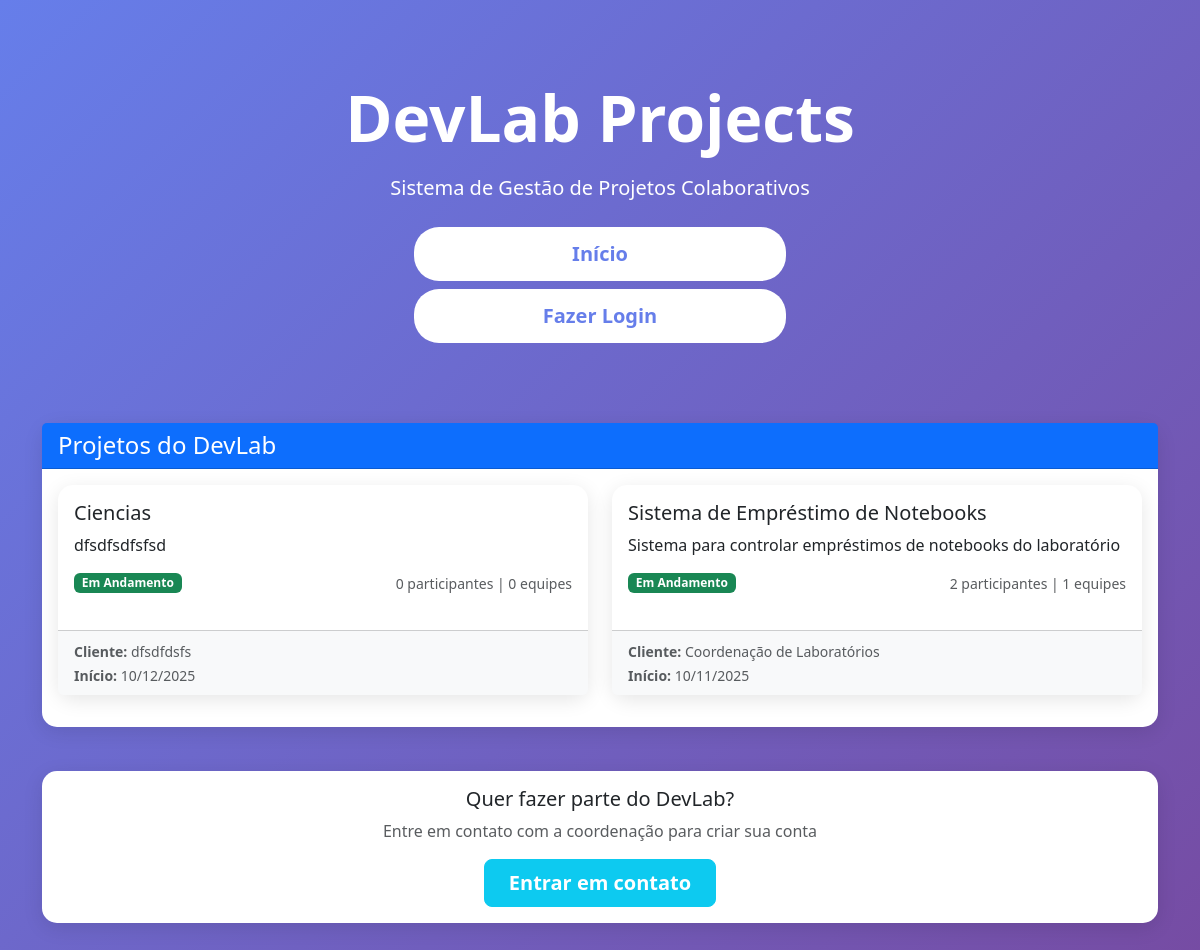
Before: /visitante/ with the older database file.
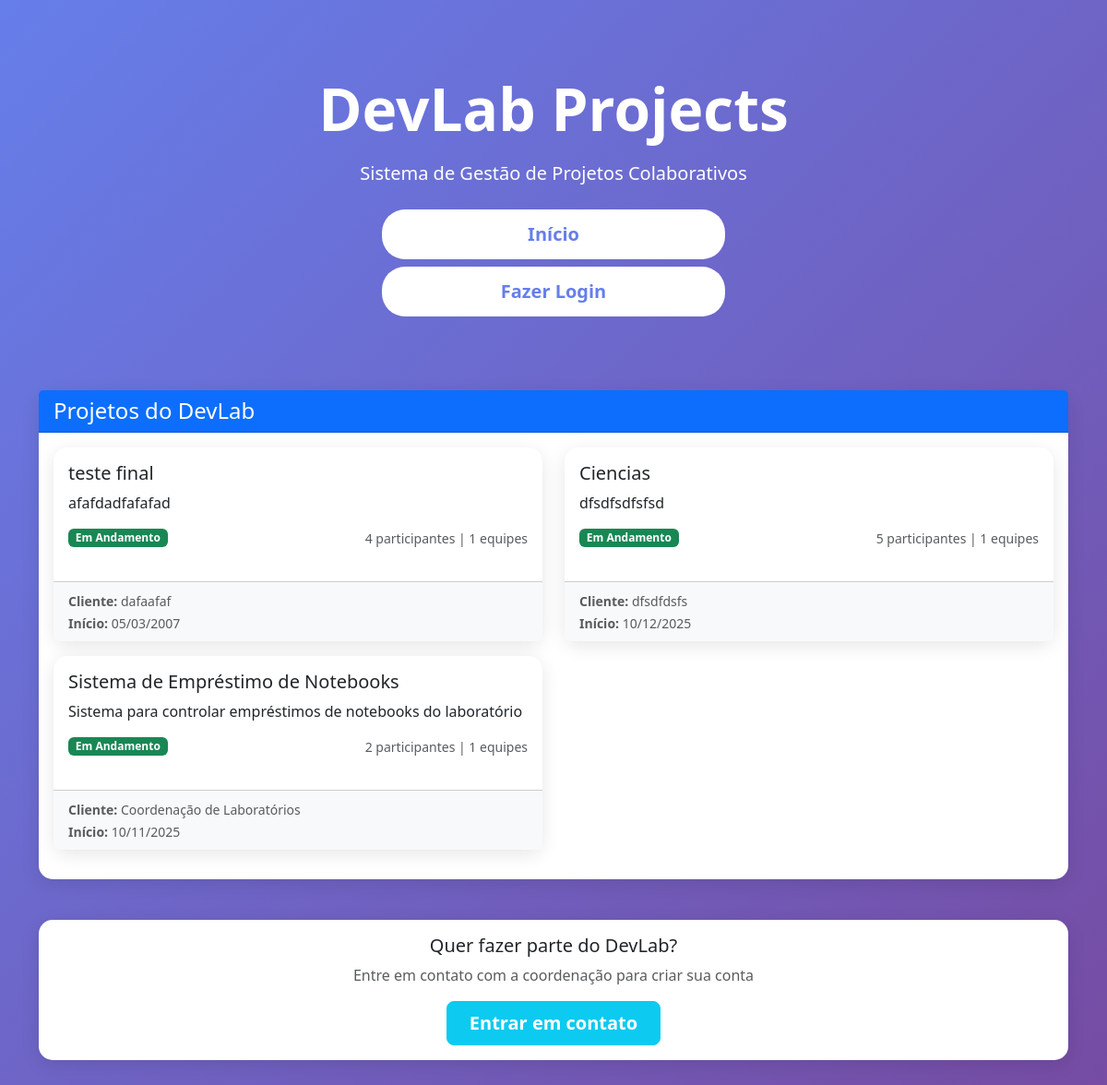
After: the same page with the newer database file.
### meuapp/models.py (models this page shows, shortened)
class Projeto(models.Model):
    STATUS_CHOICES = [
        ('planejado', 'Planejado'),
        ('andamento', 'Em Andamento'),
        ('concluido', 'Concluído'),
    ]
    titulo = models.CharField(max_length=200)
    descricao = models.TextField()
    cliente = models.CharField(max_length=200)
    status = models.CharField(max_length=20, choices=STATUS_CHOICES, default='planejado')
    data_inicio = models.DateField()
    data_fim_prevista = models.DateField()
    participantes = models.ManyToManyField(Usuario, through='ParticipacaoProjeto', related_name='projetos_participando')
    criado_em = models.DateTimeField(auto_now_add=True)
    atualizado_em = models.DateTimeField(auto_now=True)
    class Meta:
        verbose_name = 'Projeto'
        verbose_name_plural = 'Projetos'
        ordering = ['-criado_em']
    def total_participantes(self):
        return self.membros_por_equipes().count()
    def membros_por_equipes(self):
        return Usuario.objects.filter(equipes_participando__projeto=self).distinct()
    def total_equipes(self):
        return self.equipes.count()

### meuapp/views.py (the view)
# urls.py: path('visitante/', views.visitante_view, name='visitante'),
def visitante_view(request):
    projetos = Projeto.objects.all()
    total_projetos = projetos.count()
    total_equipes = Equipe.objects.count()
    coordenacao = {
        'nome': 'Coordenação de Projetos',
        'email': 'coordenacao@example.edu.br',
        'telefone': '+55 (61) 99999-0000',
        'local': 'Bloco A, Sala 101',
        'horario': 'Seg–Sex 09:00–17:00',
    }
    context = {
        'projetos': projetos,
        'total_projetos': total_projetos,
        'total_equipes': total_equipes,
        'coordenacao': coordenacao,
    }
    return render(request, 'visitantes.html', context)

### meuapp/templates/visitantes.html (shortened to what this page needs)
<!DOCTYPE html>
<html lang="pt-br">
<head>
    <link href="https://cdn.jsdelivr.net/npm/bootstrap@5.3.0/dist/css/bootstrap.min.css" rel="stylesheet">
</head>
<body>
    <div class="hero">
        <div class="container">
            <h1 class="display-3 fw-bold mb-3">DevLab Projects</h1>
            <p class="lead mb-4">Sistema de Gestão de Projetos Colaborativos</p>
            <div class="d-grid gap-2 col-6 col-md-4 mx-auto" style="margin-top:20px;">
                <a href="{% url 'home' %}" class="btn btn-login btn-lg">Início</a>
                <a href="{% url 'login' %}" class="btn btn-login btn-lg">Fazer Login</a>
            </div>
        </div>
    </div>
    <div class="container pb-5">
        <div class="row mb-4">
            <div class="col-12">
                <div class="card">
                    <div class="card-header bg-primary text-white">
                        <h4 class="mb-0">Projetos do DevLab</h4>
                    </div>
                    <div class="card-body">
                        {% if projetos %}
                            <div class="row">
                                {% for projeto in projetos %}
                                <div class="col-md-6 mb-3">
                                    <div class="card h-100">
                                        <div class="card-body">
                                            <h5 class="card-title">{{ projeto.titulo }}</h5>
                                            <p class="card-text">{{ projeto.descricao|truncatewords:20 }}</p>
                                            <div class="d-flex justify-content-between align-items-center">
                                                <span class="badge bg-{{ projeto.status|yesno:'success,warning,secondary' }}">
                                                    {{ projeto.get_status_display }}
                                                </span>
                                                <small class="text-muted">
                                                    {{ projeto.total_participantes }} participantes |
                                                    {{ projeto.total_equipes }} equipes
                                                </small>
                                            </div>
                                        </div>
                                        <div class="card-footer bg-light">
                                            <small class="text-muted">
                                                <strong>Cliente:</strong> {{ projeto.cliente }}<br>
                                                <strong>Início:</strong> {{ projeto.data_inicio|date:"d/m/Y" }}
                                            </small>
                                        </div>
                                    </div>
                                </div>
                                {% endfor %}
                            </div>
                        {% else %}
                            <p class="text-center text-muted py-5">
                                Nenhum projeto disponível no momento
                            </p>
                        {% endif %}
                    </div>
                </div>
            </div>
        </div>
        <div class="text-center">
            <div class="card">
                <div class="card-body">
                    <h5>Quer fazer parte do DevLab?</h5>
                    <p class="text-muted">Entre em contato com a coordenação para criar sua conta</p>
                    <a>
                        <button class="btn btn-info btn-lg px-4" data-bs-toggle="modal" data-bs-target="#contatoModal"
                    style="font-weight: 600; color: white;">
                         Entrar em contato
                        </button>
                    </a>
                </div>
            </div>
        </div>
    </div>
</body>
</html>

Changed rows visible on the page:
added Projeto: titulo "teste final", descricao "afafdadfafafad", status "Em Andamento", total_participantes "4", total_equipes "1", cliente "dafaafaf", data_inicio "05/03/2007"
computed for Projeto "Ciencias": total_participantes "0" → "5"; total_equipes "0" → "1"
